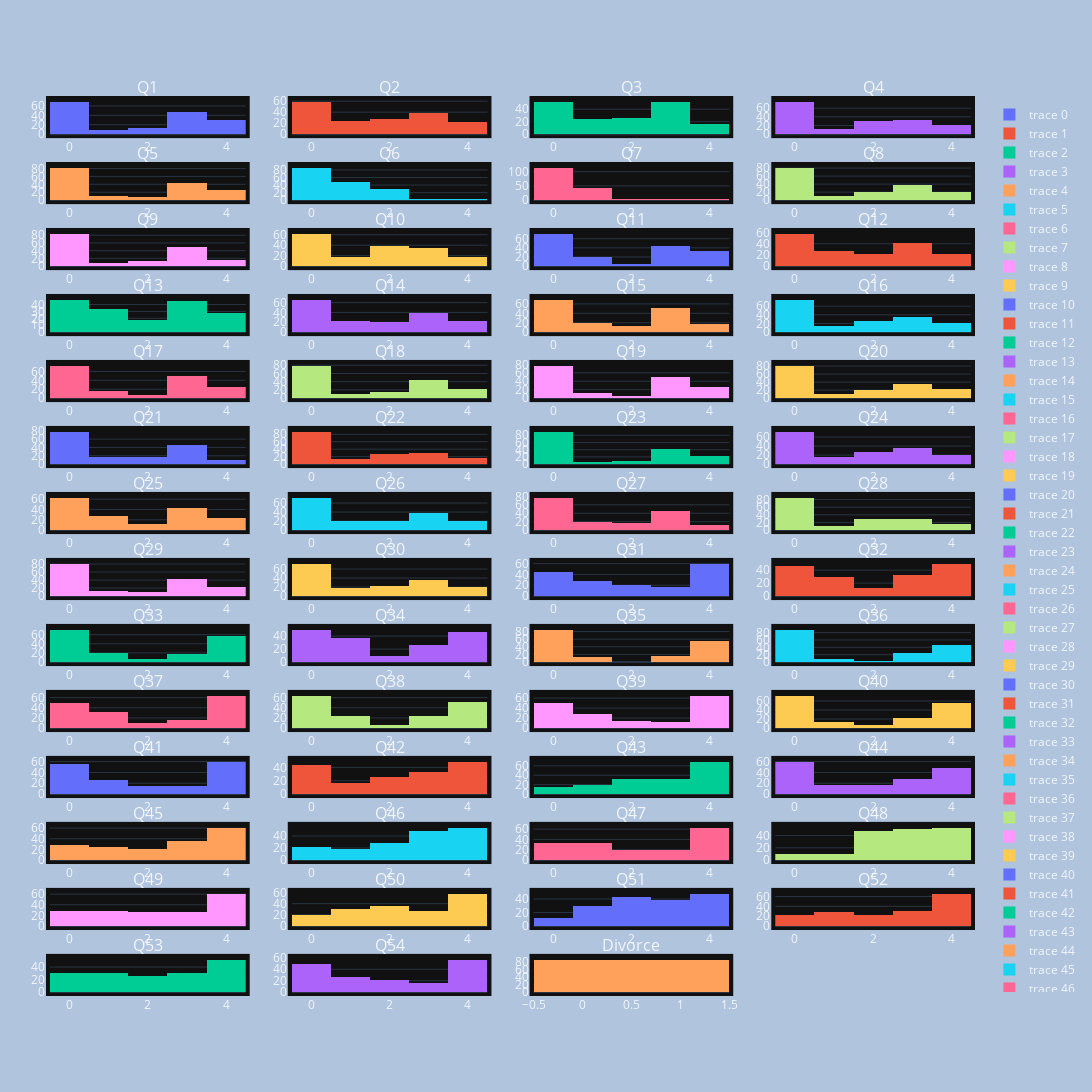

The code cell stored with this chart in its notebook:
### Code cell
def make_histograms(df, cols=4, rows=-1):
    if (rows == -1):
        rows = math.ceil(len(df.columns)/cols)
    fig = make_subplots(
        rows,
        cols,
        subplot_titles = df.columns
    )

    i = 1
    j = 1

    for col in df.columns:
        fig.append_trace(go.Histogram(x=df[:][col]), i, j)
        if j < cols:
            j += 1
        else:
            j = 1
            i += 1
    fig.update_layout(
        autosize=False,
        width=1200,
        height=2000,
        margin=dict(
            l=50,
            r=50,
            b=100,
            t=100,
            pad=4
        ),
        paper_bgcolor="LightSteelBlue",
    )
    fig.show()

make_histograms(dataFrame)

### Figure 1 — Plotly figure (JSON) as saved in the notebook; plotly's stock layout.template omitted (floating-point values rounded to 4 significant figures; data arrays with more than 128 entries replaced by an {"elided": "..."} marker saying what was removed)
{"data": [{"x": {"elided": "170 int values"}, "type": "histogram", "xaxis": "x", "yaxis": "y"}, {"x": {"elided": "170 int values"}, "type": "histogram", "xaxis": "x2", "yaxis": "y2"}, {"x": {"elided": "170 int values"}, "type": "histogram", "xaxis": "x3", "yaxis": "y3"}, {"x": {"elided": "170 int values"}, "type": "histogram", "xaxis": "x4", "yaxis": "y4"}, {"x": {"elided": "170 int values"}, "type": "histogram", "xaxis": "x5", "yaxis": "y5"}, {"x": {"elided": "170 int values"}, "type": "histogram", "xaxis": "x6", "yaxis": "y6"}, {"x": {"elided": "170 int values"}, "type": "histogram", "xaxis": "x7", "yaxis": "y7"}, {"x": {"elided": "170 int values"}, "type": "histogram", "xaxis": "x8", "yaxis": "y8"}, {"x": {"elided": "170 int values"}, "type": "histogram", "xaxis": "x9", "yaxis": "y9"}, {"x": {"elided": "170 int values"}, "type": "histogram", "xaxis": "x10", "yaxis": "y10"}, {"x": {"elided": "170 int values"}, "type": "histogram", "xaxis": "x11", "yaxis": "y11"}, {"x": {"elided": "170 int values"}, "type": "histogram", "xaxis": "x12", "yaxis": "y12"}, {"x": {"elided": "170 int values"}, "type": "histogram", "xaxis": "x13", "yaxis": "y13"}, {"x": {"elided": "170 int values"}, "type": "histogram", "xaxis": "x14", "yaxis": "y14"}, {"x": {"elided": "170 int values"}, "type": "histogram", "xaxis": "x15", "yaxis": "y15"}, {"x": {"elided": "170 int values"}, "type": "histogram", "xaxis": "x16", "yaxis": "y16"}, {"x": {"elided": "170 int values"}, "type": "histogram", "xaxis": "x17", "yaxis": "y17"}, {"x": {"elided": "170 int values"}, "type": "histogram", "xaxis": "x18", "yaxis": "y18"}, {"x": {"elided": "170 int values"}, "type": "histogram", "xaxis": "x19", "yaxis": "y19"}, {"x": {"elided": "170 int values"}, "type": "histogram", "xaxis": "x20", "yaxis": "y20"}, {"x": {"elided": "170 int values"}, "type": "histogram", "xaxis": "x21", "yaxis": "y21"}, {"x": {"elided": "170 int values"}, "type": "histogram", "xaxis": "x22", "yaxis": "y22"}, {"x": {"elided": "170 int values"}, "type": "histogram", "xaxis": "x23", "yaxis": "y23"}, {"x": {"elided": "170 int values"}, "type": "histogram", "xaxis": "x24", "yaxis": "y24"}, {"x": {"elided": "170 int values"}, "type": "histogram", "xaxis": "x25", "yaxis": "y25"}, {"x": {"elided": "170 int values"}, "type": "histogram", "xaxis": "x26", "yaxis": "y26"}, {"x": {"elided": "170 int values"}, "type": "histogram", "xaxis": "x27", "yaxis": "y27"}, {"x": {"elided": "170 int values"}, "type": "histogram", "xaxis": "x28", "yaxis": "y28"}, {"x": {"elided": "170 int values"}, "type": "histogram", "xaxis": "x29", "yaxis": "y29"}, {"x": {"elided": "170 int values"}, "type": "histogram", "xaxis": "x30", "yaxis": "y30"}, {"x": {"elided": "170 int values"}, "type": "histogram", "xaxis": "x31", "yaxis": "y31"}, {"x": {"elided": "170 int values"}, "type": "histogram", "xaxis": "x32", "yaxis": "y32"}, {"x": {"elided": "170 int values"}, "type": "histogram", "xaxis": "x33", "yaxis": "y33"}, {"x": {"elided": "170 int values"}, "type": "histogram", "xaxis": "x34", "yaxis": "y34"}, {"x": {"elided": "170 int values"}, "type": "histogram", "xaxis": "x35", "yaxis": "y35"}, {"x": {"elided": "170 int values"}, "type": "histogram", "xaxis": "x36", "yaxis": "y36"}, {"x": {"elided": "170 int values"}, "type": "histogram", "xaxis": "x37", "yaxis": "y37"}, {"x": {"elided": "170 int values"}, "type": "histogram", "xaxis": "x38", "yaxis": "y38"}, {"x": {"elided": "170 int values"}, "type": "histogram", "xaxis": "x39", "yaxis": "y39"}, {"x": {"elided": "170 int values"}, "type": "histogram", "xaxis": "x40", "yaxis": "y40"}, {"x": {"elided": "170 int values"}, "type": "histogram", "xaxis": "x41", "yaxis": "y41"}, {"x": {"elided": "170 int values"}, "type": "histogram", "xaxis": "x42", "yaxis": "y42"}, {"x": {"elided": "170 int values"}, "type": "histogram", "xaxis": "x43", "yaxis": "y43"}, {"x": {"elided": "170 int values"}, "type": "histogram", "xaxis": "x44", "yaxis": "y44"}, {"x": {"elided": "170 int values"}, "type": "histogram", "xaxis": "x45", "yaxis": "y45"}, {"x": {"elided": "170 int values"}, "type": "histogram", "xaxis": "x46", "yaxis": "y46"}, {"x": {"elided": "170 int values"}, "type": "histogram", "xaxis": "x47", "yaxis": "y47"}, {"x": {"elided": "170 int values"}, "type": "histogram", "xaxis": "x48", "yaxis": "y48"}, {"x": {"elided": "170 int values"}, "type": "histogram", "xaxis": "x49", "yaxis": "y49"}, {"x": {"elided": "170 int values"}, "type": "histogram", "xaxis": "x50", "yaxis": "y50"}, {"x": {"elided": "170 int values"}, "type": "histogram", "xaxis": "x51", "yaxis": "y51"}, {"x": {"elided": "170 int values"}, "type": "histogram", "xaxis": "x52", "yaxis": "y52"}, {"x": {"elided": "170 int values"}, "type": "histogram", "xaxis": "x53", "yaxis": "y53"}, {"x": {"elided": "170 int values"}, "type": "histogram", "xaxis": "x54", "yaxis": "y54"}, {"x": {"elided": "170 int values"}, "type": "histogram", "xaxis": "x55", "yaxis": "y55"}], "layout": {"xaxis": {"anchor": "y", "domain": [0.0, 0.2125]}, "yaxis": {"anchor": "x", "domain": [0.9617, 1.0]}, "xaxis2": {"anchor": "y2", "domain": [0.2625, 0.475]}, "yaxis2": {"anchor": "x2", "domain": [0.9617, 1.0]}, "xaxis3": {"anchor": "y3", "domain": [0.525, 0.7375]}, "yaxis3": {"anchor": "x3", "domain": [0.9617, 1.0]}, "xaxis4": {"anchor": "y4", "domain": [0.7875, 1.0]}, "yaxis4": {"anchor": "x4", "domain": [0.9617, 1.0]}, "xaxis5": {"anchor": "y5", "domain": [0.0, 0.2125]}, "yaxis5": {"anchor": "x5", "domain": [0.8878, 0.926]}, "xaxis6": {"anchor": "y6", "domain": [0.2625, 0.475]}, "yaxis6": {"anchor": "x6", "domain": [0.8878, 0.926]}, "xaxis7": {"anchor": "y7", "domain": [0.525, 0.7375]}, "yaxis7": {"anchor": "x7", "domain": [0.8878, 0.926]}, "xaxis8": {"anchor": "y8", "domain": [0.7875, 1.0]}, "yaxis8": {"anchor": "x8", "domain": [0.8878, 0.926]}, "xaxis9": {"anchor": "y9", "domain": [0.0, 0.2125]}, "yaxis9": {"anchor": "x9", "domain": [0.8138, 0.852]}, "xaxis10": {"anchor": "y10", "domain": [0.2625, 0.475]}, "yaxis10": {"anchor": "x10", "domain": [0.8138, 0.852]}, "xaxis11": {"anchor": "y11", "domain": [0.525, 0.7375]}, "yaxis11": {"anchor": "x11", "domain": [0.8138, 0.852]}, "xaxis12": {"anchor": "y12", "domain": [0.7875, 1.0]}, "yaxis12": {"anchor": "x12", "domain": [0.8138, 0.852]}, "xaxis13": {"anchor": "y13", "domain": [0.0, 0.2125]}, "yaxis13": {"anchor": "x13", "domain": [0.7398, 0.7781]}, "xaxis14": {"anchor": "y14", "domain": [0.2625, 0.475]}, "yaxis14": {"anchor": "x14", "domain": [0.7398, 0.7781]}, "xaxis15": {"anchor": "y15", "domain": [0.525, 0.7375]}, "yaxis15": {"anchor": "x15", "domain": [0.7398, 0.7781]}, "xaxis16": {"anchor": "y16", "domain": [0.7875, 1.0]}, "yaxis16": {"anchor": "x16", "domain": [0.7398, 0.7781]}, "xaxis17": {"anchor": "y17", "domain": [0.0, 0.2125]}, "yaxis17": {"anchor": "x17", "domain": [0.6658, 0.7041]}, "xaxis18": {"anchor": "y18", "domain": [0.2625, 0.475]}, "yaxis18": {"anchor": "x18", "domain": [0.6658, 0.7041]}, "xaxis19": {"anchor": "y19", "domain": [0.525, 0.7375]}, "yaxis19": {"anchor": "x19", "domain": [0.6658, 0.7041]}, "xaxis20": {"anchor": "y20", "domain": [0.7875, 1.0]}, "yaxis20": {"anchor": "x20", "domain": [0.6658, 0.7041]}, "xaxis21": {"anchor": "y21", "domain": [0.0, 0.2125]}, "yaxis21": {"anchor": "x21", "domain": [0.5918, 0.6301]}, "xaxis22": {"anchor": "y22", "domain": [0.2625, 0.475]}, "yaxis22": {"anchor": "x22", "domain": [0.5918, 0.6301]}, "xaxis23": {"anchor": "y23", "domain": [0.525, 0.7375]}, "yaxis23": {"anchor": "x23", "domain": [0.5918, 0.6301]}, "xaxis24": {"anchor": "y24", "domain": [0.7875, 1.0]}, "yaxis24": {"anchor": "x24", "domain": [0.5918, 0.6301]}, "xaxis25": {"anchor": "y25", "domain": [0.0, 0.2125]}, "yaxis25": {"anchor": "x25", "domain": [0.5179, 0.5561]}, "xaxis26": {"anchor": "y26", "domain": [0.2625, 0.475]}, "yaxis26": {"anchor": "x26", "domain": [0.5179, 0.5561]}, "xaxis27": {"anchor": "y27", "domain": [0.525, 0.7375]}, "yaxis27": {"anchor": "x27", "domain": [0.5179, 0.5561]}, "xaxis28": {"anchor": "y28", "domain": [0.7875, 1.0]}, "yaxis28": {"anchor": "x28", "domain": [0.5179, 0.5561]}, "xaxis29": {"anchor": "y29", "domain": [0.0, 0.2125]}, "yaxis29": {"anchor": "x29", "domain": [0.4439, 0.4821]}, "xaxis30": {"anchor": "y30", "domain": [0.2625, 0.475]}, "yaxis30": {"anchor": "x30", "domain": [0.4439, 0.4821]}, "xaxis31": {"anchor": "y31", "domain": [0.525, 0.7375]}, "yaxis31": {"anchor": "x31", "domain": [0.4439, 0.4821]}, "xaxis32": {"anchor": "y32", "domain": [0.7875, 1.0]}, "yaxis32": {"anchor": "x32", "domain": [0.4439, 0.4821]}, "xaxis33": {"anchor": "y33", "domain": [0.0, 0.2125]}, "yaxis33": {"anchor": "x33", "domain": [0.3699, 0.4082]}, "xaxis34": {"anchor": "y34", "domain": [0.2625, 0.475]}, "yaxis34": {"anchor": "x34", "domain": [0.3699, 0.4082]}, "xaxis35": {"anchor": "y35", "domain": [0.525, 0.7375]}, "yaxis35": {"anchor": "x35", "domain": [0.3699, 0.4082]}, "xaxis36": {"anchor": "y36", "domain": [0.7875, 1.0]}, "yaxis36": {"anchor": "x36", "domain": [0.3699, 0.4082]}, "xaxis37": {"anchor": "y37", "domain": [0.0, 0.2125]}, "yaxis37": {"anchor": "x37", "domain": [0.2959, 0.3342]}, "xaxis38": {"anchor": "y38", "domain": [0.2625, 0.475]}, "yaxis38": {"anchor": "x38", "domain": [0.2959, 0.3342]}, "xaxis39": {"anchor": "y39", "domain": [0.525, 0.7375]}, "yaxis39": {"anchor": "x39", "domain": [0.2959, 0.3342]}, "xaxis40": {"anchor": "y40", "domain": [0.7875, 1.0]}, "yaxis40": {"anchor": "x40", "domain": [0.2959, 0.3342]}, "xaxis41": {"anchor": "y41", "domain": [0.0, 0.2125]}, "yaxis41": {"anchor": "x41", "domain": [0.2219, 0.2602]}, "xaxis42": {"anchor": "y42", "domain": [0.2625, 0.475]}, "yaxis42": {"anchor": "x42", "domain": [0.2219, 0.2602]}, "xaxis43": {"anchor": "y43", "domain": [0.525, 0.7375]}, "yaxis43": {"anchor": "x43", "domain": [0.2219, 0.2602]}, "xaxis44": {"anchor": "y44", "domain": [0.7875, 1.0]}, "yaxis44": {"anchor": "x44", "domain": [0.2219, 0.2602]}, "xaxis45": {"anchor": "y45", "domain": [0.0, 0.2125]}, "yaxis45": {"anchor": "x45", "domain": [0.148, 0.1862]}, "xaxis46": {"anchor": "y46", "domain": [0.2625, 0.475]}, "yaxis46": {"anchor": "x46", "domain": [0.148, 0.1862]}, "xaxis47": {"anchor": "y47", "domain": [0.525, 0.7375]}, "yaxis47": {"anchor": "x47", "domain": [0.148, 0.1862]}, "xaxis48": {"anchor": "y48", "domain": [0.7875, 1.0]}, "yaxis48": {"anchor": "x48", "domain": [0.148, 0.1862]}, "xaxis49": {"anchor": "y49", "domain": [0.0, 0.2125]}, "yaxis49": {"anchor": "x49", "domain": [0.07398, 0.1122]}, "xaxis50": {"anchor": "y50", "domain": [0.2625, 0.475]}, "yaxis50": {"anchor": "x50", "domain": [0.07398, 0.1122]}, "xaxis51": {"anchor": "y51", "domain": [0.525, 0.7375]}, "yaxis51": {"anchor": "x51", "domain": [0.07398, 0.1122]}, "xaxis52": {"anchor": "y52", "domain": [0.7875, 1.0]}, "yaxis52": {"anchor": "x52", "domain": [0.07398, 0.1122]}, "xaxis53": {"anchor": "y53", "domain": [0.0, 0.2125]}, "yaxis53": {"anchor": "x53", "domain": [0.0, 0.03827]}, "xaxis54": {"anchor": "y54", "domain": [0.2625, 0.475]}, "yaxis54": {"anchor": "x54", "domain": [0.0, 0.03827]}, "xaxis55": {"anchor": "y55", "domain": [0.525, 0.7375]}, "yaxis55": {"anchor": "x55", "domain": [0.0, 0.03827]}, "xaxis56": {"anchor": "y56", "domain": [0.7875, 1.0]}, "yaxis56": {"anchor": "x56", "domain": [0.0, 0.03827]}, "annotations": [{"font": {"size": 16}, "showarrow": false, "text": "Q1", "x": 0.1062, "xanchor": "center", "xref": "paper", "y": 1.0, "yanchor": "bottom", "yref": "paper"}, {"font": {"size": 16}, "showarrow": false, "text": "Q2", "x": 0.3688, "xanchor": "center", "xref": "paper", "y": 1.0, "yanchor": "bottom", "yref": "paper"}, {"font": {"size": 16}, "showarrow": false, "text": "Q3", "x": 0.6313, "xanchor": "center", "xref": "paper", "y": 1.0, "yanchor": "bottom", "yref": "paper"}, {"font": {"size": 16}, "showarrow": false, "text": "Q4", "x": 0.8938, "xanchor": "center", "xref": "paper", "y": 1.0, "yanchor": "bottom", "yref": "paper"}, {"font": {"size": 16}, "showarrow": false, "text": "Q5", "x": 0.1062, "xanchor": "center", "xref": "paper", "y": 0.926, "yanchor": "bottom", "yref": "paper"}, {"font": {"size": 16}, "showarrow": false, "text": "Q6", "x": 0.3688, "xanchor": "center", "xref": "paper", "y": 0.926, "yanchor": "bottom", "yref": "paper"}, {"font": {"size": 16}, "showarrow": false, "text": "Q7", "x": 0.6313, "xanchor": "center", "xref": "paper", "y": 0.926, "yanchor": "bottom", "yref": "paper"}, {"font": {"size": 16}, "showarrow": false, "text": "Q8", "x": 0.8938, "xanchor": "center", "xref": "paper", "y": 0.926, "yanchor": "bottom", "yref": "paper"}, {"font": {"size": 16}, "showarrow": false, "text": "Q9", "x": 0.1062, "xanchor": "center", "xref": "paper", "y": 0.852, "yanchor": "bottom", "yref": "paper"}, {"font": {"size": 16}, "showarrow": false, "text": "Q10", "x": 0.3688, "xanchor": "center", "xref": "paper", "y": 0.852, "yanchor": "bottom", "yref": "paper"}, {"font": {"size": 16}, "showarrow": false, "text": "Q11", "x": 0.6313, "xanchor": "center", "xref": "paper", "y": 0.852, "yanchor": "bottom", "yref": "paper"}, {"font": {"size": 16}, "showarrow": false, "text": "Q12", "x": 0.8938, "xanchor": "center", "xref": "paper", "y": 0.852, "yanchor": "bottom", "yref": "paper"}, {"font": {"size": 16}, "showarrow": false, "text": "Q13", "x": 0.1062, "xanchor": "center", "xref": "paper", "y": 0.7781, "yanchor": "bottom", "yref": "paper"}, {"font": {"size": 16}, "showarrow": false, "text": "Q14", "x": 0.3688, "xanchor": "center", "xref": "paper", "y": 0.7781, "yanchor": "bottom", "yref": "paper"}, {"font": {"size": 16}, "showarrow": false, "text": "Q15", "x": 0.6313, "xanchor": "center", "xref": "paper", "y": 0.7781, "yanchor": "bottom", "yref": "paper"}, {"font": {"size": 16}, "showarrow": false, "text": "Q16", "x": 0.8938, "xanchor": "center", "xref": "paper", "y": 0.7781, "yanchor": "bottom", "yref": "paper"}, {"font": {"size": 16}, "showarrow": false, "text": "Q17", "x": 0.1062, "xanchor": "center", "xref": "paper", "y": 0.7041, "yanchor": "bottom", "yref": "paper"}, {"font": {"size": 16}, "showarrow": false, "text": "Q18", "x": 0.3688, "xanchor": "center", "xref": "paper", "y": 0.7041, "yanchor": "bottom", "yref": "paper"}, {"font": {"size": 16}, "showarrow": false, "text": "Q19", "x": 0.6313, "xanchor": "center", "xref": "paper", "y": 0.7041, "yanchor": "bottom", "yref": "paper"}, {"font": {"size": 16}, "showarrow": false, "text": "Q20", "x": 0.8938, "xanchor": "center", "xref": "paper", "y": 0.7041, "yanchor": "bottom", "yref": "paper"}, {"font": {"size": 16}, "showarrow": false, "text": "Q21", "x": 0.1062, "xanchor": "center", "xref": "paper", "y": 0.6301, "yanchor": "bottom", "yref": "paper"}, {"font": {"size": 16}, "showarrow": false, "text": "Q22", "x": 0.3688, "xanchor": "center", "xref": "paper", "y": 0.6301, "yanchor": "bottom", "yref": "paper"}, {"font": {"size": 16}, "showarrow": false, "text": "Q23", "x": 0.6313, "xanchor": "center", "xref": "paper", "y": 0.6301, "yanchor": "bottom", "yref": "paper"}, {"font": {"size": 16}, "showarrow": false, "text": "Q24", "x": 0.8938, "xanchor": "center", "xref": "paper", "y": 0.6301, "yanchor": "bottom", "yref": "paper"}, {"font": {"size": 16}, "showarrow": false, "text": "Q25", "x": 0.1062, "xanchor": "center", "xref": "paper", "y": 0.5561, "yanchor": "bottom", "yref": "paper"}, {"font": {"size": 16}, "showarrow": false, "text": "Q26", "x": 0.3688, "xanchor": "center", "xref": "paper", "y": 0.5561, "yanchor": "bottom", "yref": "paper"}, {"font": {"size": 16}, "showarrow": false, "text": "Q27", "x": 0.6313, "xanchor": "center", "xref": "paper", "y": 0.5561, "yanchor": "bottom", "yref": "paper"}, {"font": {"size": 16}, "showarrow": false, "text": "Q28", "x": 0.8938, "xanchor": "center", "xref": "paper", "y": 0.5561, "yanchor": "bottom", "yref": "paper"}, {"font": {"size": 16}, "showarrow": false, "text": "Q29", "x": 0.1062, "xanchor": "center", "xref": "paper", "y": 0.4821, "yanchor": "bottom", "yref": "paper"}, {"font": {"size": 16}, "showarrow": false, "text": "Q30", "x": 0.3688, "xanchor": "center", "xref": "paper", "y": 0.4821, "yanchor": "bottom", "yref": "paper"}, {"font": {"size": 16}, "showarrow": false, "text": "Q31", "x": 0.6313, "xanchor": "center", "xref": "paper", "y": 0.4821, "yanchor": "bottom", "yref": "paper"}, {"font": {"size": 16}, "showarrow": false, "text": "Q32", "x": 0.8938, "xanchor": "center", "xref": "paper", "y": 0.4821, "yanchor": "bottom", "yref": "paper"}, {"font": {"size": 16}, "showarrow": false, "text": "Q33", "x": 0.1062, "xanchor": "center", "xref": "paper", "y": 0.4082, "yanchor": "bottom", "yref": "paper"}, {"font": {"size": 16}, "showarrow": false, "text": "Q34", "x": 0.3688, "xanchor": "center", "xref": "paper", "y": 0.4082, "yanchor": "bottom", "yref": "paper"}, {"font": {"size": 16}, "showarrow": false, "text": "Q35", "x": 0.6313, "xanchor": "center", "xref": "paper", "y": 0.4082, "yanchor": "bottom", "yref": "paper"}, {"font": {"size": 16}, "showarrow": false, "text": "Q36", "x": 0.8938, "xanchor": "center", "xref": "paper", "y": 0.4082, "yanchor": "bottom", "yref": "paper"}, {"font": {"size": 16}, "showarrow": false, "text": "Q37", "x": 0.1062, "xanchor": "center", "xref": "paper", "y": 0.3342, "yanchor": "bottom", "yref": "paper"}, {"font": {"size": 16}, "showarrow": false, "text": "Q38", "x": 0.3688, "xanchor": "center", "xref": "paper", "y": 0.3342, "yanchor": "bottom", "yref": "paper"}, {"font": {"size": 16}, "showarrow": false, "text": "Q39", "x": 0.6313, "xanchor": "center", "xref": "paper", "y": 0.3342, "yanchor": "bottom", "yref": "paper"}, {"font": {"size": 16}, "showarrow": false, "text": "Q40", "x": 0.8938, "xanchor": "center", "xref": "paper", "y": 0.3342, "yanchor": "bottom", "yref": "paper"}, {"font": {"size": 16}, "showarrow": false, "text": "Q41", "x": 0.1062, "xanchor": "center", "xref": "paper", "y": 0.2602, "yanchor": "bottom", "yref": "paper"}, {"font": {"size": 16}, "showarrow": false, "text": "Q42", "x": 0.3688, "xanchor": "center", "xref": "paper", "y": 0.2602, "yanchor": "bottom", "yref": "paper"}, {"font": {"size": 16}, "showarrow": false, "text": "Q43", "x": 0.6313, "xanchor": "center", "xref": "paper", "y": 0.2602, "yanchor": "bottom", "yref": "paper"}, {"font": {"size": 16}, "showarrow": false, "text": "Q44", "x": 0.8938, "xanchor": "center", "xref": "paper", "y": 0.2602, "yanchor": "bottom", "yref": "paper"}, {"font": {"size": 16}, "showarrow": false, "text": "Q45", "x": 0.1062, "xanchor": "center", "xref": "paper", "y": 0.1862, "yanchor": "bottom", "yref": "paper"}, {"font": {"size": 16}, "showarrow": false, "text": "Q46", "x": 0.3688, "xanchor": "center", "xref": "paper", "y": 0.1862, "yanchor": "bottom", "yref": "paper"}, {"font": {"size": 16}, "showarrow": false, "text": "Q47", "x": 0.6313, "xanchor": "center", "xref": "paper", "y": 0.1862, "yanchor": "bottom", "yref": "paper"}, {"font": {"size": 16}, "showarrow": false, "text": "Q48", "x": 0.8938, "xanchor": "center", "xref": "paper", "y": 0.1862, "yanchor": "bottom", "yref": "paper"}, {"font": {"size": 16}, "showarrow": false, "text": "Q49", "x": 0.1062, "xanchor": "center", "xref": "paper", "y": 0.1122, "yanchor": "bottom", "yref": "paper"}, {"font": {"size": 16}, "showarrow": false, "text": "Q50", "x": 0.3688, "xanchor": "center", "xref": "paper", "y": 0.1122, "yanchor": "bottom", "yref": "paper"}, {"font": {"size": 16}, "showarrow": false, "text": "Q51", "x": 0.6313, "xanchor": "center", "xref": "paper", "y": 0.1122, "yanchor": "bottom", "yref": "paper"}, {"font": {"size": 16}, "showarrow": false, "text": "Q52", "x": 0.8938, "xanchor": "center", "xref": "paper", "y": 0.1122, "yanchor": "bottom", "yref": "paper"}, {"font": {"size": 16}, "showarrow": false, "text": "Q53", "x": 0.1062, "xanchor": "center", "xref": "paper", "y": 0.03827, "yanchor": "bottom", "yref": "paper"}, {"font": {"size": 16}, "showarrow": false, "text": "Q54", "x": 0.3688, "xanchor": "center", "xref": "paper", "y": 0.03827, "yanchor": "bottom", "yref": "paper"}, {"font": {"size": 16}, "showarrow": false, "text": "Divorce", "x": 0.6313, "xanchor": "center", "xref": "paper", "y": 0.03827, "yanchor": "bottom", "yref": "paper"}], "margin": {"l": 50, "r": 50, "b": 100, "t": 100, "pad": 4}, "autosize": false, "width": 1200, "height": 2000, "paper_bgcolor": "LightSteelBlue"}}
